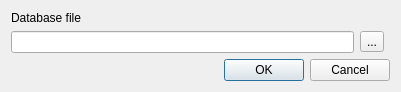
<?xml version="1.0" encoding="UTF-8"?>
<ui version="4.0">
 <class>Dialog</class>
 <widget class="QDialog" name="Dialog">
  <property name="geometry">
   <rect>
    <x>0</x>
    <y>0</y>
    <width>401</width>
    <height>74</height>
   </rect>
  </property>
  <property name="windowTitle">
   <string>Find camo.db</string>
  </property>
  <layout class="QGridLayout" name="gridLayout">
   <item row="0" column="0">
    <widget class="QLabel" name="label">
     <property name="text">
      <string>Database file</string>
     </property>
    </widget>
   </item>
   <item row="2" column="0" colspan="3">
    <widget class="QDialogButtonBox" name="buttonBox">
     <property name="orientation">
      <enum>Qt::Horizontal</enum>
     </property>
     <property name="standardButtons">
      <set>QDialogButtonBox::Cancel|QDialogButtonBox::Ok</set>
     </property>
    </widget>
   </item>
   <item row="1" column="0">
    <widget class="QLineEdit" name="user_input"/>
   </item>
   <item row="1" column="1">
    <widget class="QToolButton" name="choose_file_button">
     <property name="text">
      <string>...</string>
     </property>
    </widget>
   </item>
  </layout>
 </widget>
 <resources/>
 <connections>
  <connection>
   <sender>buttonBox</sender>
   <signal>accepted()</signal>
   <receiver>Dialog</receiver>
   <slot>accept()</slot>
   <hints>
    <hint type="sourcelabel">
     <x>248</x>
     <y>254</y>
    </hint>
    <hint type="destinationlabel">
     <x>157</x>
     <y>274</y>
    </hint>
   </hints>
  </connection>
  <connection>
   <sender>buttonBox</sender>
   <signal>rejected()</signal>
   <receiver>Dialog</receiver>
   <slot>reject()</slot>
   <hints>
    <hint type="sourcelabel">
     <x>316</x>
     <y>260</y>
    </hint>
    <hint type="destinationlabel">
     <x>286</x>
     <y>274</y>
    </hint>
   </hints>
  </connection>
 </connections>
</ui>
